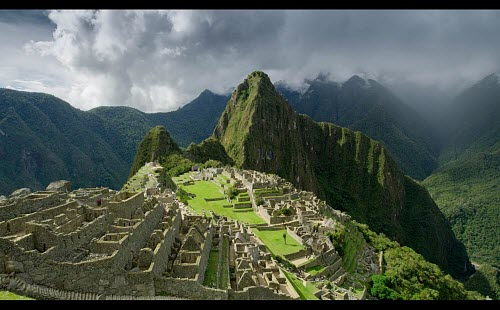
#> input picture test/SIFT/IEC2017048_ques2/img.jpg, 500 x 310 px
$ python SIFT.py
#> lines starting #> are read from the running program, lines starting #| are printed output that depends on the picture
import cv2
import numpy as np
import matplotlib.pyplot as plt


img1 = cv2.imread("img.jpg")
#> img1 is the input picture: shape (310, 500, 3); mean B, G, R 83.7, 93.9, 83.6

scale_percent = 60
width = int(img1.shape[1] * scale_percent / 100)
#> width = 300
height = int(img1.shape[0] * scale_percent / 100)
#> height = 186
dim = (width, height)
#> dim = (300, 186)
img2 = cv2.resize(img1, dim, interpolation = cv2.INTER_AREA)
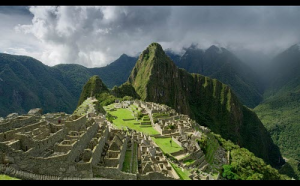
#> img2: shape (186, 300, 3); mean B, G, R 83.7, 93.8, 83.6

sift = cv2.xfeatures2d.SIFT_create()
kp_img1, des_img1 = sift.detectAndCompute(img1,None)
#> kp_img1 = 897 keypoints; strongest (x, y, size): (270, 279, 2.2), (284, 236, 2.1), (297, 262, 5.6), (205, 234, 2.3)
kp_img2, des_img2 = sift.detectAndCompute(img2,None)
#> kp_img2 = 384 keypoints; strongest (x, y, size): (178, 157, 3.3), (176, 177, 3.5), (109, 12, 9.5), (32, 8, 4.5)

dst1 = cv2.drawKeypoints(img1,kp_img1,None)
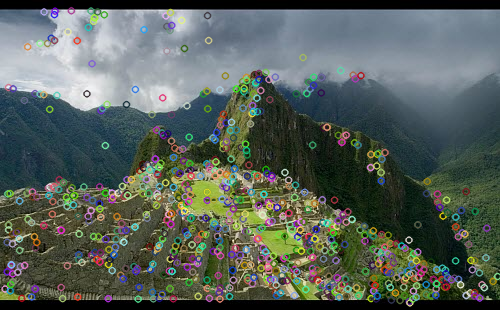
#> dst1: shape (310, 500, 3); mean B, G, R 89.9, 97.1, 87.4
dst2 = cv2.drawKeypoints(img2,kp_img2,None)
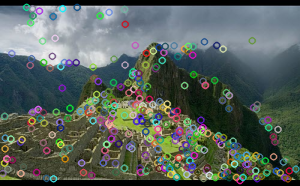
#> dst2: shape (186, 300, 3); mean B, G, R 91.4, 97.4, 87.5

plt.imshow(dst1),plt.title('original image')
plt.show()
plt.figure()
cv2.imwrite('output_original.jpg',dst1)
plt.imshow(dst2),plt.title('changed res image')
plt.show()
cv2.imwrite('output_changed_res.jpg',dst2)

print('Output images saved')
